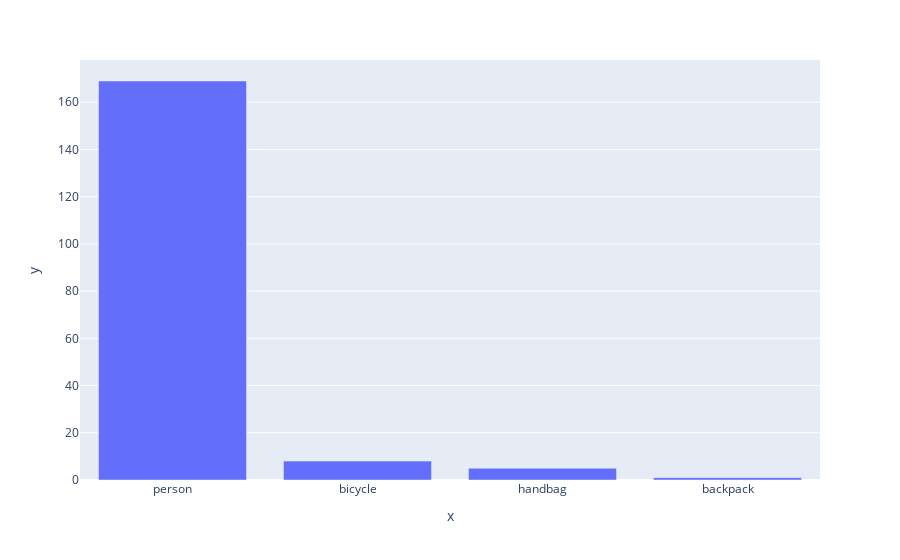
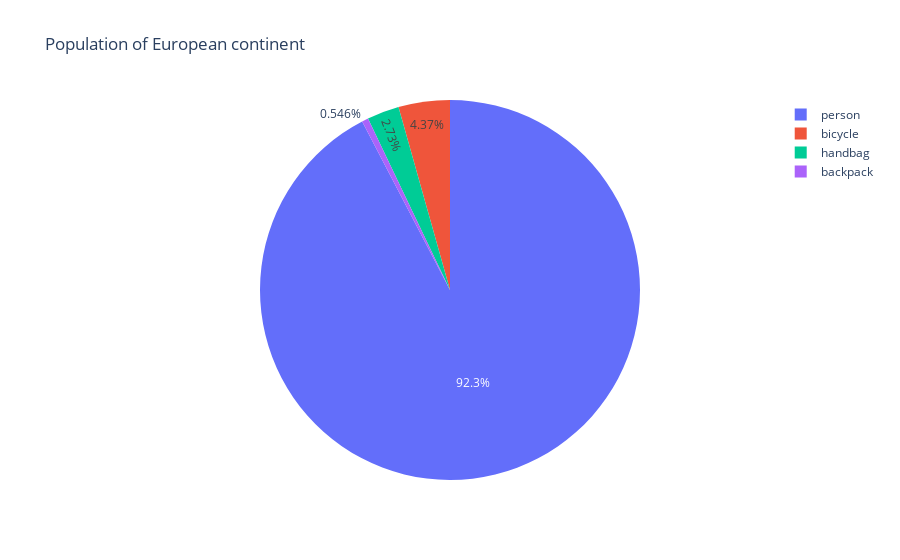

The notebook cell saved with these charts, in order:
### Markdown cell above
## Global analytics

### Code cell
data_canada = px.data.gapminder().query("country == 'Canada'")
fig = px.bar(x=df_classes.columns, y=df_classes.sum())
fig.show()


fig = px.pie(df_classes, values=df_classes.sum(), names=df_classes.columns, title='Population of European continent')
fig.show()

### Figure 1 — Plotly figure (JSON) as saved in the notebook; plotly's stock layout.template omitted (floating-point values rounded to 4 significant figures)
{"data": [{"alignmentgroup": "True", "hovertemplate": "x=%{x}<br>y=%{y}<extra></extra>", "legendgroup": "", "marker": {"color": "#636efa"}, "name": "", "offsetgroup": "", "orientation": "v", "showlegend": false, "textposition": "auto", "type": "bar", "x": ["person", "bicycle", "handbag", "backpack"], "xaxis": "x", "y": [169, 8, 5, 1], "yaxis": "y"}], "layout": {"barmode": "relative", "legend": {"tracegroupgap": 0}, "margin": {"t": 60}, "xaxis": {"anchor": "y", "domain": [0, 1], "title": {"text": "x"}}, "yaxis": {"anchor": "x", "domain": [0, 1], "title": {"text": "y"}}}}

### Figure 2 — Plotly figure (JSON) as saved in the notebook; plotly's stock layout.template omitted (floating-point values rounded to 4 significant figures)
{"data": [{"domain": {"x": [0, 1], "y": [0, 1]}, "hovertemplate": "label=%{label}<br>value=%{value}<extra></extra>", "labels": ["person", "bicycle", "handbag", "backpack"], "legendgroup": "", "name": "", "showlegend": true, "type": "pie", "values": [169, 8, 5, 1]}], "layout": {"legend": {"tracegroupgap": 0}, "title": {"text": "Population of European continent"}}}
